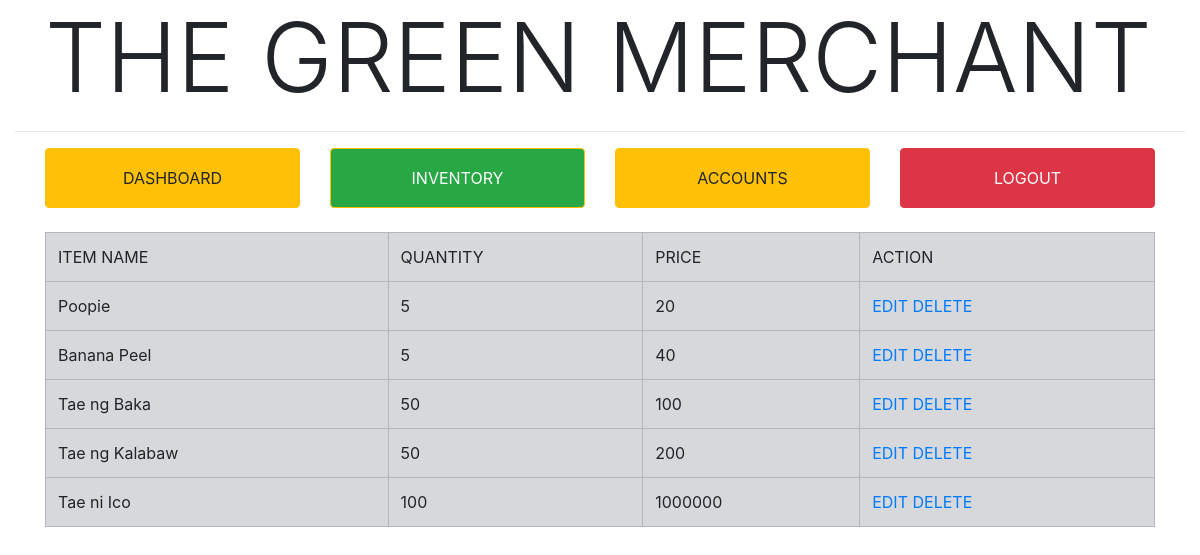
The app's page /iOS_FinalProject2/iOSProject_Backend/inventory.php with its own data.
### tables this page shows
CREATE TABLE `tbl_items` (
  `id` int(11) NOT NULL,
  `item_name` varchar(50) NOT NULL,
  `quantity` int(20) NOT NULL,
  `price` double NOT NULL,
  `description` varchar(100) NOT NULL
);

### iOS_FinalProject2/iOSProject_Backend/inventory.php (the view, shortened to what this page needs)
<!DOCTYPE html>
<html>
<head>
	<link rel="stylesheet" type="text/css" href="bootstrap-4.2.1-dist/css/bootstrap.css">
	<link rel="stylesheet" type="text/css" href="bootstrap-4.2.1-dist/css/customStyle.css">
</head>
<body>
<div class="container-fluid">
	<div class="container">
		<h1 class="display-1">THE GREEN MERCHANT</h1>
	</div>
	<hr>
	<div class="container-fluid">
		<div class="container">
			<div class="row">
				<div class="col-sm-3">
					<a href="main.php"><button class="btn btn-warning boton">DASHBOARD</button></a>
				</div>
				<div class="col-sm-3">
					<a href="inventory.php"><button class="btn btn-warning boton activeX">INVENTORY</button></a>
				</div>
				<div class="col-sm-3">
					<a href="users.php"><button class="btn btn-warning boton">ACCOUNTS</button></a>
				</div>
				<div class="col-sm-3">
					<a href="../index.php"><button class="btn btn-danger boton">LOGOUT</button></a>
				</div>
			</div>
		</div>
	</div>
<br>
<div class="container">
	<table class="table table-bordered table-secondary">
		<tr>
			<td>ITEM NAME</td>
			<td>QUANTITY</td>
			<td>PRICE</td>
			<td>ACTION</td>
		</tr>
		<?php
			$con = mysqli_connect("localhost","root","","db_Fertilizer");
		$query1 = "SELECT * FROM tbl_items ORDER BY id";
		$res1 = mysqli_query($con, $query1);
		while ($row1=mysqli_fetch_array($res1)) {
			$id = $row1["id"];
			$itemname = $row1["item_name"];
			$qty = $row1["quantity"];
			$price = $row1["price"];
			echo "<tr>
			<td>$itemname</td>
			<td>$qty</td>
			<td>$price</td>
			<td><a href = 'edit_contact.php?id=$id'>EDIT</a> <a href = 'delete_contact.php?id=$id'>DELETE</a></td>
			</tr>";
		}
		?>
	</table>
</div>
</div>
</body>
</html>

### records on screen
tbl_items: item_name "Poopie", quantity "5", price "20"
tbl_items: item_name "Banana Peel", quantity "5", price "40"
tbl_items: item_name "Tae ng Baka", quantity "50", price "100"
tbl_items: item_name "Tae ng Kalabaw", quantity "50", price "200"
tbl_items: item_name "Tae ni Ico", quantity "100", price "1000000"
